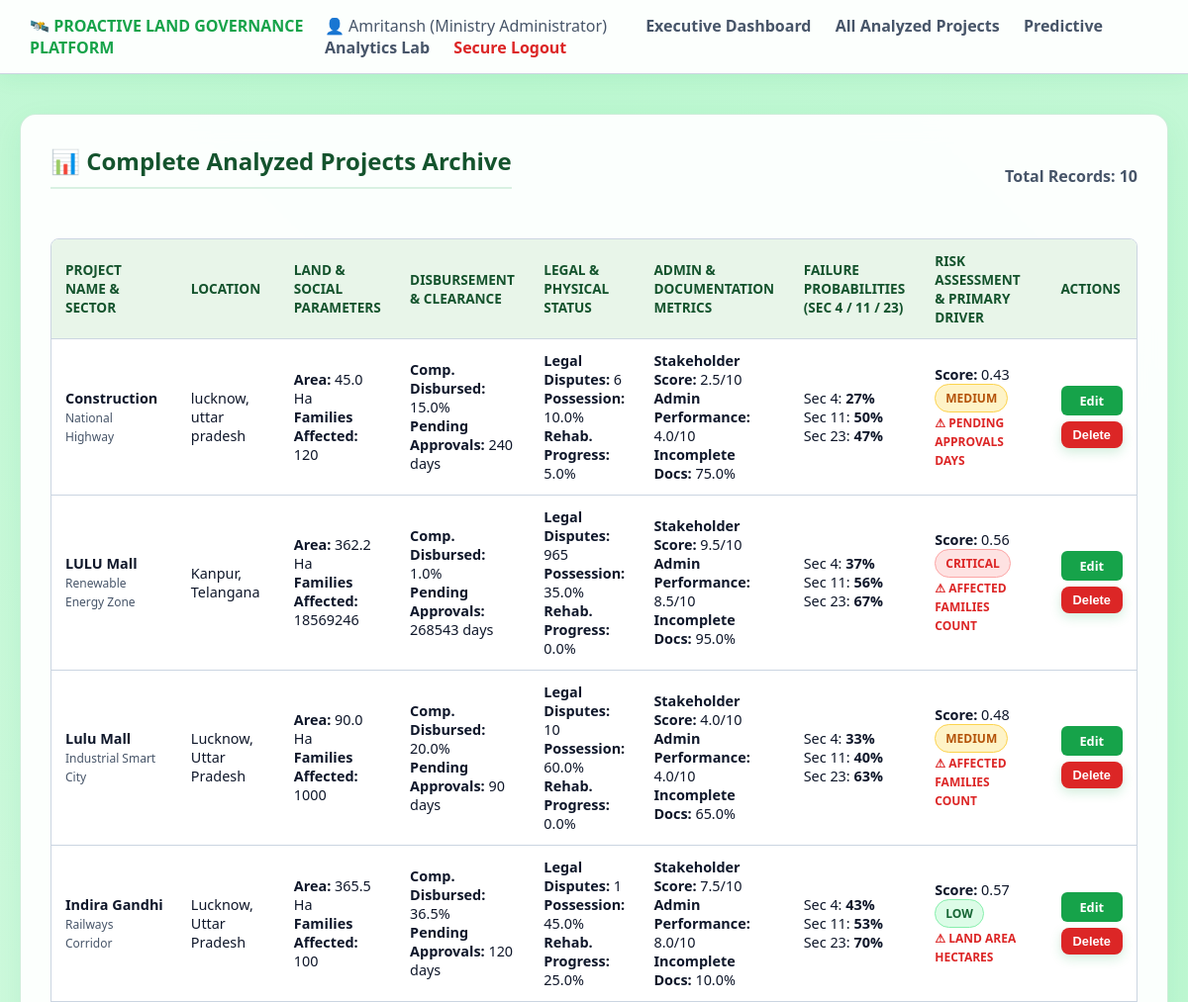
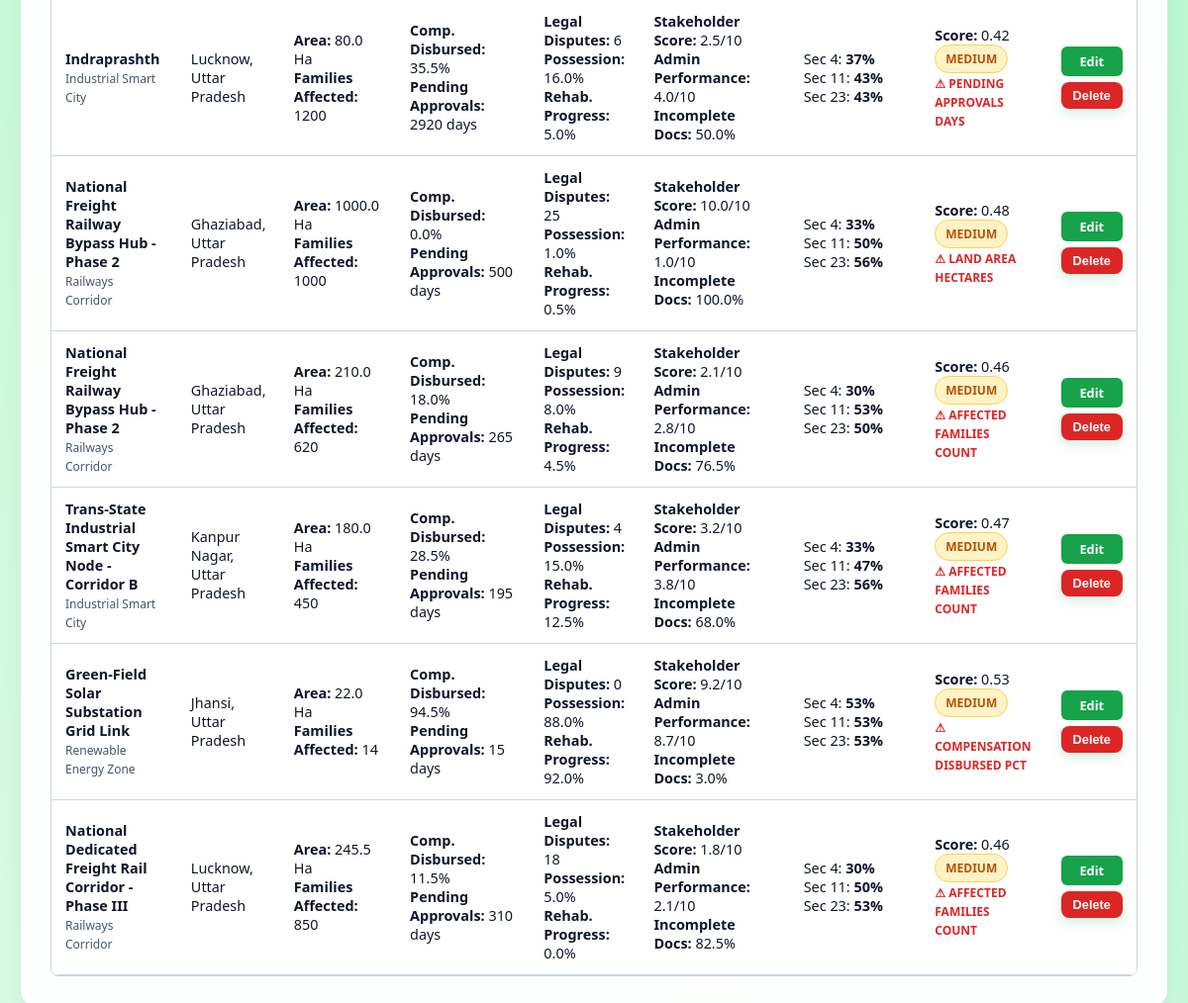
Screenshot of /projects (signed in) with the database file from the repository (2 pictures, top to bottom).
### tables this page shows
CREATE TABLE land_projects (
            id INTEGER PRIMARY KEY AUTOINCREMENT,
            project_name TEXT NOT NULL,
            project_type TEXT,
            district TEXT,
            state TEXT,
            land_area_hectares REAL,
            affected_families_count INTEGER,
            compensation_disbursed_pct REAL,
            pending_approvals_days INTEGER,
            legal_disputes_count INTEGER,
            possession_status_pct REAL,
            rehabilitation_progress_pct REAL,
            stakeholder_responsiveness_score REAL,
            historical_admin_performance REAL,
            documentation_incomplete_pct REAL,
            risk_score REAL,
            risk_category TEXT,
            sec4_prob REAL,
            sec11_prob REAL,
            sec23_prob REAL,
            primary_driver TEXT,
            created_at TIMESTAMP DEFAULT CURRENT_TIMESTAMP
        );

### app.py (the view)
@app.route("/projects")
def view_projects():
    if "user" not in session:
        return redirect(url_for("login"))
    all_projects = db.fetch_all_project_records(limit=1000)
    return render_template("projects.html", projects=all_projects)

### database.py (called while the page is built)
def fetch_all_project_records(limit=10):
    conn = sqlite3.connect(DB_FILE)
    conn.row_factory = sqlite3.Row
    cursor = conn.cursor()
    cursor.execute('SELECT * FROM land_projects ORDER BY created_at DESC LIMIT ?', (limit,))
    records = cursor.fetchall()
    conn.close()
    return records

### templates/projects.html
{% extends "base.html" %}
{% block content %}
<div class="card">
    <div style="display: flex; justify-content: space-between; align-items: center; margin-bottom: 20px;">
        <h2>📊 Complete Analyzed Projects Archive</h2>
        <span style="font-weight: 600; color: var(--text-muted);">Total Records: {{ projects|length }}</span>
    </div>
    <div style="overflow-x: auto;">
        <table>
            <thead>
                <tr>
                    <th>Project Name & Sector</th>
                    <th>Location</th>
                    <th>Land & Social Parameters</th>
                    <th>Disbursement & Clearance</th>
                    <th>Legal & Physical Status</th>
                    <th>Admin & Documentation Metrics</th>
                    <th>Failure Probabilities (Sec 4 / 11 / 23)</th>
                    <th>Risk Assessment & Primary Driver</th>
                    <th>Actions</th>
                </tr>
            </thead>
            <tbody>
                {% for p in projects %}
                <tr>
                    <td>
                        <strong>{{ p['project_name'] }}</strong><br>
                        <small style="color: var(--text-muted);">{{ p['project_type'] }}</small>
                    </td>
                    <td>
                        {{ p['district'] }},<br>{{ p['state'] }}
                    </td>
                    <td>
                        <strong>Area:</strong> {{ p['land_area_hectares'] }} Ha<br>
                        <strong>Families Affected:</strong> {{ p['affected_families_count'] }}
                    </td>
                    <td>
                        <strong>Comp. Disbursed:</strong> {{ p['compensation_disbursed_pct'] }}%<br>
                        <strong>Pending Approvals:</strong> {{ p['pending_approvals_days'] }} days
                    </td>
                    <td>
                        <strong>Legal Disputes:</strong> {{ p['legal_disputes_count'] }}<br>
                        <strong>Possession:</strong> {{ p['possession_status_pct'] }}%<br>
                        <strong>Rehab. Progress:</strong> {{ p['rehabilitation_progress_pct'] }}%
                    </td>
                    <td>
                        <strong>Stakeholder Score:</strong> {{ p['stakeholder_responsiveness_score'] }}/10<br>
                        <strong>Admin Performance:</strong> {{ p['historical_admin_performance'] }}/10<br>
                        <strong>Incomplete Docs:</strong> {{ p['documentation_incomplete_pct'] }}%
                    </td>
                    <td>
                        Sec 4: <strong>{{ (p['sec4_prob'] * 100) | int }}%</strong><br>
                        Sec 11: <strong>{{ (p['sec11_prob'] * 100) | int }}%</strong><br>
                        Sec 23: <strong>{{ (p['sec23_prob'] * 100) | int }}%</strong>
                    </td>
                    <td>
                        <strong>Score:</strong> {{ p['risk_score'] }}<br>
                        <span class="badge badge-{{ p['risk_category'] }}">{{ p['risk_category'] }}</span><br>
                        <small style="color:#dc2626; font-weight:700;">⚠ {{ p['primary_driver'] }}</small>
                    </td>
                    <td>
                        <a href="{{ url_for('edit_project', project_id=p['id']) }}" style="display: block; text-align: center; background-color: var(--accent-green); color: white; padding: 6px 12px; border-radius: 6px; text-decoration: none; font-size: 0.8rem; margin-bottom: 6px; font-weight: 600;">Edit</a>
                        <form action="{{ url_for('delete_project', project_id=p['id']) }}" method="POST" onsubmit="return confirm('Are you sure you want to delete this project record?');">
                            <button type="submit" style="background-color: var(--danger-red); padding: 6px 12px; font-size: 0.8rem; width: 100%;">Delete</button>
                        </form>
                    </td>
                </tr>
                {% else %}
                <tr>
                    <td colspan="9" style="text-align: center; color: var(--text-muted);">
                        No projects analyzed yet. Go to the Predictive Analytics Lab to evaluate a project profile.
                    </td>
                </tr>
                {% endfor %}
            </tbody>
        </table>
    </div>
</div>
{% endblock %}

### static/css/style.css (style rules this page uses)
:root { --bg-gradient: linear-gradient(45deg, #ffffff, #f0fdf4, #bbf7d0, #f0fdf4); --card-bg: rgba(255, 255, 255, 0.94); --accent-green: #16a34a; --accent-hover: #15803d; --text-dark: #0f172a; --text-muted: #475569; --border-gray: #cbd5e1; --danger-red: #dc2626; --header-green: #14532d; }
body { font-family: 'Segoe UI', system-ui, sans-serif; background: var(--bg-gradient); background-size: 400% 400%; background-attachment: fixed; color: var(--text-dark); margin: 0; padding: 0; min-height: 100vh; animation: gradientMove 12s ease infinite; }
.card { background-color: var(--card-bg); border: 1px solid rgba(22, 163, 74, 0.2); border-radius: 16px; padding: 30px; box-shadow: 0 10px 30px rgba(22, 163, 74, 0.08); margin-bottom: 30px; backdrop-filter: blur(12px); }
h1, h2, h3 { color: var(--header-green); margin-top: 0; }
h2 { border-bottom: 2px solid rgba(22, 163, 74, 0.15); padding-bottom: 10px; }
button { background-color: var(--accent-green); color: #ffffff; font-weight: 700; padding: 14px; border: none; border-radius: 8px; cursor: pointer; width: 100%; font-size: 1rem; box-shadow: 0 4px 12px rgba(22, 163, 74, 0.2); transition: all 0.2s ease; }
table { width: 100%; border-collapse: separate; border-spacing: 0; margin-top: 10px; border-radius: 8px; overflow: hidden; border: 1px solid var(--border-gray); }
th, td { padding: 12px 14px; text-align: left; border-bottom: 1px solid var(--border-gray); }
th { background-color: #e8f5e9; color: var(--header-green); font-weight: 700; font-size: 0.85rem; text-transform: uppercase; }
td { background-color: #ffffff; font-size: 0.9rem; }
.badge { padding: 5px 10px; border-radius: 20px; font-size: 0.75rem; font-weight: 700; display: inline-block; }
.badge-CRITICAL { background-color: #fee2e2; color: var(--danger-red); border: 1px solid #fca5a5; }
.badge-MEDIUM { background-color: #fef3c7; color: #b45309; border: 1px solid #fcd34d; }
.badge-LOW { background-color: #dcfce7; color: #166534; border: 1px solid #86efac; }

### rows the page displays
land_projects: project_name "Construction", project_type "National Highway", district "lucknow", state "uttar pradesh", land_area_hectares "45.0", affected_families_count "120", compensation_disbursed_pct "15.0", pending_approvals_days "240", legal_disputes_count "6", possession_status_pct "10.0", rehabilitation_progress_pct "5.0", stakeholder_responsiveness_score "2.5", historical_admin_performance "4.0", documentation_incomplete_pct "75.0", (p['sec4_prob']*100)|int "27", (p['sec11_prob']*100)|int "50", (p['sec23_prob']*100)|int "47", risk_score "0.43", risk_category "MEDIUM", primary_driver "PENDING APPROVALS DAYS"
land_projects: project_name "LULU Mall", project_type "Renewable Energy Zone", district "Kanpur", state "Telangana", land_area_hectares "362.2", affected_families_count "18569246", compensation_disbursed_pct "1.0", pending_approvals_days "268543", legal_disputes_count "965", possession_status_pct "35.0", rehabilitation_progress_pct "0.0", stakeholder_responsiveness_score "9.5", historical_admin_performance "8.5", documentation_incomplete_pct "95.0", (p['sec4_prob']*100)|int "37", (p['sec11_prob']*100)|int "56", (p['sec23_prob']*100)|int "67", risk_score "0.56", risk_category "CRITICAL", primary_driver "AFFECTED FAMILIES COUNT"
land_projects: project_name "Lulu Mall", project_type "Industrial Smart City", district "Lucknow", state "Uttar Pradesh", land_area_hectares "90.0", affected_families_count "1000", compensation_disbursed_pct "20.0", pending_approvals_days "90", legal_disputes_count "10", possession_status_pct "60.0", rehabilitation_progress_pct "0.0", stakeholder_responsiveness_score "4.0", historical_admin_performance "4.0", documentation_incomplete_pct "65.0", (p['sec4_prob']*100)|int "33", (p['sec11_prob']*100)|int "40", (p['sec23_prob']*100)|int "63", risk_score "0.48", risk_category "MEDIUM", primary_driver "AFFECTED FAMILIES COUNT"
land_projects: project_name "Indira Gandhi", project_type "Railways Corridor", district "Lucknow", state "Uttar Pradesh", land_area_hectares "365.5", affected_families_count "100", compensation_disbursed_pct "36.5", pending_approvals_days "120", legal_disputes_count "1", possession_status_pct "45.0", rehabilitation_progress_pct "25.0", stakeholder_responsiveness_score "7.5", historical_admin_performance "8.0", documentation_incomplete_pct "10.0", (p['sec4_prob']*100)|int "43", (p['sec11_prob']*100)|int "53", (p['sec23_prob']*100)|int "70", risk_score "0.57", risk_category "LOW", primary_driver "LAND AREA HECTARES"
land_projects: project_name "Indraprashth", project_type "Industrial Smart City", district "Lucknow", state "Uttar Pradesh", land_area_hectares "80.0", affected_families_count "1200", compensation_disbursed_pct "35.5", pending_approvals_days "2920", legal_disputes_count "6", possession_status_pct "16.0", rehabilitation_progress_pct "5.0", stakeholder_responsiveness_score "2.5", historical_admin_performance "4.0", documentation_incomplete_pct "50.0", (p['sec4_prob']*100)|int "37", (p['sec11_prob']*100)|int "43", (p['sec23_prob']*100)|int "43", risk_score "0.42", risk_category "MEDIUM", primary_driver "PENDING APPROVALS DAYS"
land_projects: project_name "National Freight Railway Bypass Hub - Phase 2", project_type "Railways Corridor", district "Ghaziabad", state "Uttar Pradesh", land_area_hectares "1000.0", affected_families_count "1000", compensation_disbursed_pct "0.0", pending_approvals_days "500", legal_disputes_count "25", possession_status_pct "1.0", rehabilitation_progress_pct "0.5", stakeholder_responsiveness_score "10.0", historical_admin_performance "1.0", documentation_incomplete_pct "100.0", (p['sec4_prob']*100)|int "33", (p['sec11_prob']*100)|int "50", (p['sec23_prob']*100)|int "56", risk_score "0.48", risk_category "MEDIUM", primary_driver "LAND AREA HECTARES"
land_projects: project_name "National Freight Railway Bypass Hub - Phase 2", project_type "Railways Corridor", district "Ghaziabad", state "Uttar Pradesh", land_area_hectares "210.0", affected_families_count "620", compensation_disbursed_pct "18.0", pending_approvals_days "265", legal_disputes_count "9", possession_status_pct "8.0", rehabilitation_progress_pct "4.5", stakeholder_responsiveness_score "2.1", historical_admin_performance "2.8", documentation_incomplete_pct "76.5", (p['sec4_prob']*100)|int "30", (p['sec11_prob']*100)|int "53", (p['sec23_prob']*100)|int "50", risk_score "0.46", risk_category "MEDIUM", primary_driver "AFFECTED FAMILIES COUNT"
land_projects: project_name "Trans-State Industrial Smart City Node - Corridor B", project_type "Industrial Smart City", district "Kanpur Nagar", state "Uttar Pradesh", land_area_hectares "180.0", affected_families_count "450", compensation_disbursed_pct "28.5", pending_approvals_days "195", legal_disputes_count "4", possession_status_pct "15.0", rehabilitation_progress_pct "12.5", stakeholder_responsiveness_score "3.2", historical_admin_performance "3.8", documentation_incomplete_pct "68.0", (p['sec4_prob']*100)|int "33", (p['sec11_prob']*100)|int "47", (p['sec23_prob']*100)|int "56", risk_score "0.47", risk_category "MEDIUM", primary_driver "AFFECTED FAMILIES COUNT"
land_projects: project_name "Green-Field Solar Substation Grid Link", project_type "Renewable Energy Zone", district "Jhansi", state "Uttar Pradesh", land_area_hectares "22.0", affected_families_count "14", compensation_disbursed_pct "94.5", pending_approvals_days "15", legal_disputes_count "0", possession_status_pct "88.0", rehabilitation_progress_pct "92.0", stakeholder_responsiveness_score "9.2", historical_admin_performance "8.7", documentation_incomplete_pct "3.0", (p['sec4_prob']*100)|int "53", (p['sec11_prob']*100)|int "53", (p['sec23_prob']*100)|int "53", risk_score "0.53", risk_category "MEDIUM", primary_driver "COMPENSATION DISBURSED PCT"
land_projects: project_name "National Dedicated Freight Rail Corridor - Phase III", project_type "Railways Corridor", district "Lucknow", state "Uttar Pradesh", land_area_hectares "245.5", affected_families_count "850", compensation_disbursed_pct "11.5", pending_approvals_days "310", legal_disputes_count "18", possession_status_pct "5.0", rehabilitation_progress_pct "0.0", stakeholder_responsiveness_score "1.8", historical_admin_performance "2.1", documentation_incomplete_pct "82.5", (p['sec4_prob']*100)|int "30", (p['sec11_prob']*100)|int "50", (p['sec23_prob']*100)|int "53", risk_score "0.46", risk_category "MEDIUM", primary_driver "AFFECTED FAMILIES COUNT"

### other values shown
{{ session.get('user') }} "Amritansh"
{{ session.get('role') }} "Ministry Administrator"
{{ projects|length }} "10"
